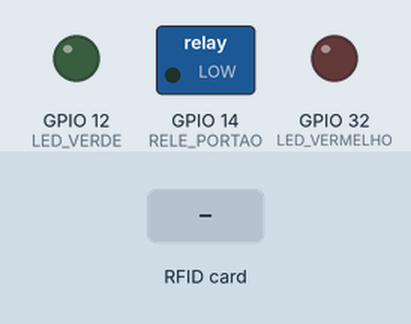
A program run on a simulated ESP32. Parts: switched loads named in the program (green lamp = pin HIGH), output pins drawn as LEDs (lit = HIGH). Inputs (shaded band) come from the test bench. WiFi joins after 1.5 s; servers stay silent unless stated; uploads are accepted with an empty reply; the local clock reads 2024-03-15 10:24:30 at power-on unless the program sets it; EEPROM starts erased; what the program prints to the serial monitor is not drawn.

Above: at 2.7 s.
2.8 s: RFID card 5E 7A 19 C4 held to the reader
At 3.01 s:
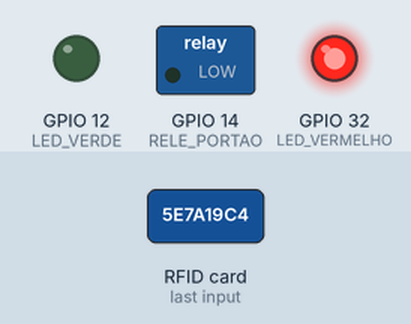
Timing chart, 0 to 5.8 s (numbered marks = the images above; inputs shaded):
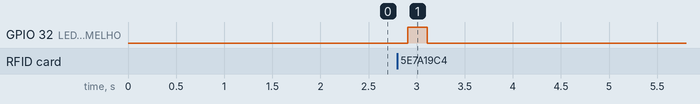

The program:

main.cpp
```cpp
// Inclui bibliotecas necessárias
#include <MFRC522.h>
#include <SPI.h>
#include "WiFi.h"
#include <HTTPClient.h>
#include "time.h"
#include <Preferences.h>

Preferences preferences;

// Configuração de credenciais e informações
const char *ssid = "APTO_401";
const char *password = "naolembro";
const char *ntpServer = "pool.ntp.org";
const long gmtOffset_sec = 19800;
const int daylightOffset_sec = 0;
String GOOGLE_SCRIPT_ID = "AKfycbyywccWPe9TeeNbJX03zCE4mU-uViYmkWTwRS6sH3aY_acq1nHxeCvcc8uNJ4y7i1imHA";

// Define pinos e objetos
#define SS_PIN 21
#define RST_PIN 22
#define LED_VERDE 12
#define LED_VERMELHO 32
#define RELE_PORTAO 14 // Definição do pino do relé

MFRC522 mfrc522(SS_PIN, RST_PIN);
MFRC522::MIFARE_Key key;

// Variáveis
String listaAcesso = "327599E,1219B50E";
bool permissao = false;

unsigned long tentarconectar = 0;

// Função para conectar ao Wi-Fi
void conectarWiFi(){

  Serial.print("Conectando a ");
  Serial.println(ssid);
  WiFi.begin(ssid, password);

  unsigned long startTime = millis();
  while (WiFi.status() != WL_CONNECTED && (millis() - startTime < 60000)) {
    delay(500);
    Serial.print(".");
  }

  if (WiFi.status() == WL_CONNECTED) {
    Serial.println();
    Serial.print("Conectado a ");
    Serial.println(ssid);
    Serial.print("Endereço IP: ");
    Serial.println(WiFi.localIP());
  } else {
    Serial.println();
    Serial.println("Falha na conexão. Tentando novamente daqui a pouco, enquanto isso o algoritimo funcionara no modo offline");
  }
}

void salvarListaAcesso(String lista) {
  preferences.putString("listaAcesso", lista);
}

String recuperarListaAcesso() {
  return preferences.getString("listaAcesso", ""); // Retorna uma string vazia se não houver dados salvos
}

// Função para configurar o tempo
void configuraTempo() {
  configTime(gmtOffset_sec, daylightOffset_sec, ntpServer);
}

// Função para obter a hora atual
String obterHoraAtual() {
  struct tm timeinfo;
  if (!getLocalTime(&timeinfo)) {
    Serial.println("Falha ao obter o horário");
    return "";
  }
  char timeStringBuff[50];
  strftime(timeStringBuff, sizeof(timeStringBuff), "%A, %B %d %Y %H:%M:%S", &timeinfo);
  String asString(timeStringBuff);
  asString.replace(" ", "-");
  return asString;
}

// Função para enviar dados para a planilha do Google
void enviarDadosPlanilha(String permission, String id) {
  if (WiFi.status() == WL_CONNECTED) {
    String asString = obterHoraAtual();
    Serial.print("Hora:");
    Serial.println(asString);
    String urlFinal = "https://script.google.com/macros/s/" + GOOGLE_SCRIPT_ID + "/exec?" + "permission=" + permission + "&idcard=" + id;
    Serial.print("Enviando dados para a planilha:");
    Serial.println(urlFinal);
    HTTPClient http;
    http.begin(urlFinal.c_str());
    http.setFollowRedirects(HTTPC_STRICT_FOLLOW_REDIRECTS);
    int httpCode = http.GET();
    Serial.print("Código de Status HTTP: ");
    Serial.println(httpCode);


    if (httpCode > 0) {
     listaAcesso = "";
     String payload = http.getString();
      Serial.println("Payload: " + payload);
      listaAcesso = ""; // Reinicia a lista de acesso
      for (int i = 0; payload[i] != '\0'; i++) {
        if (payload[i] != ' ') {
        listaAcesso += payload[i]; // Adiciona o caractere à lista de acesso se não for um espaço
       }
      }
    }
    Serial.println(listaAcesso);
    salvarListaAcesso(listaAcesso); // Salva a lista de acesso atualizada
    preferences.end();

    http.end();
  }
}

// Função para acender um LED por um período de tempo
void acenderLed(int led, int tempo) {
  digitalWrite(led, HIGH);
  delay(tempo);
  digitalWrite(led, LOW);
}

// Função para abrir o portão
void openGate() {
  digitalWrite(RELE_PORTAO, HIGH); // Liga o relé
  delay(1000); // Aguarda 1 segundo (1000 milissegundos)
  digitalWrite(RELE_PORTAO, LOW); // Desliga o relé
}


// Função de configuração
void setup() {
  Serial.begin(115200);

  SPI.begin();
  mfrc522.PCD_Init();

  pinMode(LED_VERDE, OUTPUT);
  pinMode(LED_VERMELHO, OUTPUT);
  pinMode(RELE_PORTAO, OUTPUT);

  conectarWiFi();
  configuraTempo();

  preferences.begin("acesso", false); // Abre o espaço de armazenamento com o nome "acesso"
   listaAcesso = recuperarListaAcesso(); // Recupera a lista de acesso salva
}

// Função principal do loop
void loop() {
  // Verifica se há um novo cartão presente e lê o cartão
  if (mfrc522.PICC_IsNewCardPresent() && mfrc522.PICC_ReadCardSerial()) {
    String id = "";
    // Obtém o ID do cartão
    for (byte i = 0; i < mfrc522.uid.size; i++) {
      id += String(mfrc522.uid.uidByte[i], HEX);
    }

    id.toUpperCase();
    Serial.print("ID do cartão: ");
    Serial.println(id);

    // Verifica se o ID do cartão está na lista de acesso
    permissao = (listaAcesso.indexOf(id) >= 0);

    // Se o acesso for permitido
    if (permissao) {
      Serial.println("Acesso permitido");
      acenderLed(LED_VERDE, 200);
      openGate();
      enviarDadosPlanilha("Permitido", id);
    } else {
      // Se o acesso for negado
      Serial.println("Acesso negado");
      acenderLed(LED_VERMELHO, 200);
      enviarDadosPlanilha("Negado", id);
    }
  }
  delay(200);

  if (WiFi.status() != WL_CONNECTED) {
    if(tentarconectar>50000)    conectarWiFi();
    tentarconectar++;
  }


}
```

Measured:
- after the input at 2.8 s, GPIO 32 (LED_VERMELHO): LOW → HIGH after 0.11 s, → LOW 0.20 s later
